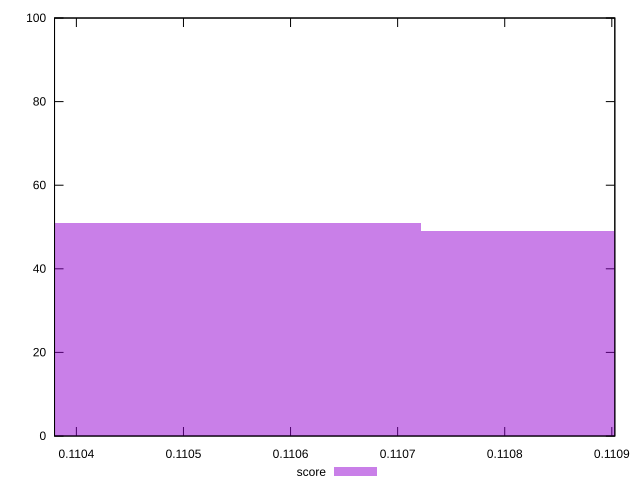

Write the gnuplot code that produced this figure.
reset

$score <<EOF
0.11053548381021791 51
0.11090891449876594 49
EOF

set key outside below
set boxwidth 0.0003734306885480335
set xrange [0.11037960372103645:0.11090281313749306]
set yrange [0:100]
set trange [0:100]
set style fill transparent solid 0.5 noborder
set terminal svg size 640, 490 enhanced background rgb 'white'
set output "reprap/uses-long-cache-ttl/samples/pages/score/histogram.svg"

plot $score title "score" with boxes

reset
